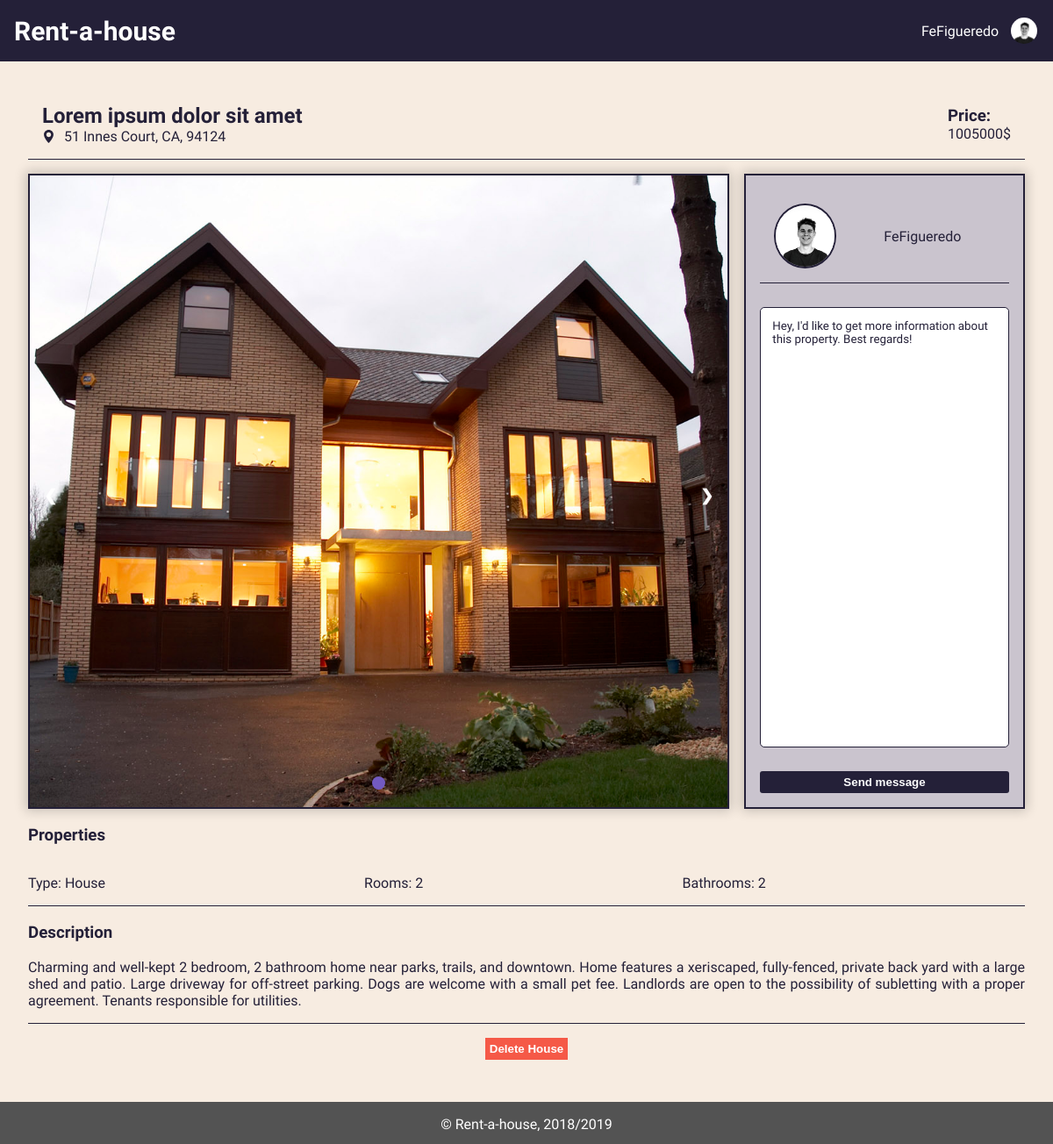
The app's page /pages/house.php?id=4 (signed in) with its own data.
### tables this page shows
CREATE TABLE house (
  id INTEGER PRIMARY KEY AUTOINCREMENT,
  type VARCHAR,
  room INTEGER,
  bathroom INTEGER,
  price DOUBLE,
  published DATE,
  address VARCHAR, 
  location VARCHAR,
  state VARCHAR,
  postCode VARCHAR,  
  description VARCHAR,
  title VARCHAR,
  owner VARCHAR REFERENCES user
);

CREATE TABLE houseimages (
  id INTEGER PRIMARY KEY AUTOINCREMENT,
  houseID integer REFERENCES house,
  image VARCHAR
);

CREATE TABLE user (
  username VARCHAR PRIMARY KEY,
  email VARCHAR UNIQUE,
  password VARCHAR,
  name VARCHAR,
  phoneNumber VARCHAR UNIQUE,
  image VARCHAR
);

### database/db_utils.php (called while the page is built, shortened)
<?php
    include_once('connection.php');
    function getUserUsername($username){
        global $db;
        $stmt = $db->prepare("SELECT * FROM user WHERE username='".$username."'");
        $stmt->execute();
        $aux = $stmt->fetch();
        return $aux;
    }
    function getHouse($id){
        global $db;
        $stmt = $db->prepare("SELECT * FROM house WHERE id='".$id."'");
        $stmt->execute();
        $aux = $stmt->fetch();
        return $aux;
    }
    function getHouseImages($houseID){
        global $db;
        $stmt = $db->prepare("SELECT * FROM houseimages  WHERE houseID = '".$houseID."'");
        $stmt->execute();
        $aux = $stmt->fetchAll();
        return $aux;
    }
?>

### pages/house.php (the view, shortened to what this page needs)
<?php
    include_once('../templates/templates.php');
    include_once('../database/db_utils.php');
    if(isset($_GET['id'])){
        $id = $_GET['id'];
        $house = getHouse($id);
        $owner = getUserUsername($house['owner']);
        $images = getHouseImages($id);
        if($house){
?>
        <article class="house-body">
            <div id="house-header">
                <div id="house-title">
                    <h2><?=$house["title"]?></h2>
                    <div id="house-location">
                        <p><?=$house["address"].", ".$house["state"].", ".$house["postCode"]?></p>
                    </div>
                </div>
                <div id="house-value">
                    <h3>Price:</h3>
                    <p><?=$house["price"]?>$</p>
                </div>
            </div>
            <section id="house-image-contact">
                <div class="slideshow-container">
                    <?php for($i = 0; $i < count($images); $i++) { ?>
                        <div class="mySlides fade">
                            <img class="slide-image" src="../images/houses/<?=$images[$i]['image']?>">
                        </div>
                    <?php } ?>
                    <a class="prev" onclick="plusSlides(-1)">&#10094;</a>
                    <a class="next" onclick="plusSlides(1)">&#10095;</a>
                    <div class="dots-container">
                        <?php for($i = 1; $i <= count($images); $i++) { ?>
                            <span class="dot" onclick="currentSlide(<?=$i?>)"></span>
                        <?php } ?>
                    </div>
                </div>
                <div id="house-contact-owner">
                    <div id="owner-info">
                        <img src="../images/users/<?=$owner['image']?>" alt="OwnerImg">
                        <a><?=$owner['username']?></a>
                    </div>
                    <form method="post" onsubmit="sendMessage()">
                        <textarea id="msg" name="msg" cols="auto" rows="auto" value="Hey, I'd like to get more information about this property. Best regards!">Hey, I'd like to get more information about this property. Best regards!</textarea>
                        <input type="submit" name="send-message" value="Send message">
                    </form>
                </div>
            </section>
            <div id="house-info">
                <div id="house-properties-wrapper">
                    <h3>Properties</h3>
                    <div id="house-properties">
                        <p>Type: <?=$house["type"]?></p>
                        <p>Rooms: <?=$house["room"]?></p>
                        <p>Bathrooms: <?=$house["bathroom"]?></p>
                    </div>
                </div>
                <div id="house-description">
                    <h3>Description</h3>
                    <p><?=$house["description"]?></p>
                </div>
            </div>
            <?php if(isset($_SESSION['username']) && $_SESSION['username'] == $owner['username']){ ?>
            <form action="../actions/deletehouse_action.php" method="post">
                <input class="delete-btn" type="submit" name="submit-delete" value="Delete House">
            </form>
            <?php } ?>
        </article>
<?php
        }
        else{
            header('Location: home.php');
        }
    }
    else{
        header('Location: home.php');
    }
?>

### css/style.css (style rules this page uses)
:root { --main-color-1: #242038; --main-color-2: #725AC1; --main-color-3: #8D86C9; --main-color-4: #CAC4CE; --main-color-5: #F7ECE1; --main-color-6: white; --main-color-7: rgba(0,0,0,.2); --main-color-8: black; --main-color-9: rgb(83, 83, 83); --error: rgb(245, 89, 71); --success: rgb(75,181,67); }
html { margin: 0; padding: 0; width: 100%; }
body { display: flex; flex-direction: column; font-family: 'Exo 2', sans-serif; background-color: var(--main-color-5); color: var(--main-color-1); margin: 0; padding: 0; min-height: 100vh; width: 100%; }
.house-body { flex: auto; padding: 2em; display: flex; flex-direction: column; }
#house-header { display: flex; flex-direction: row; border-bottom: 1px solid var(--main-color-1); margin-bottom: 1em; }
#house-title { padding: 1em; border-radius: 10px; margin: auto auto auto 0; float: right; }
#house-title h2 { margin: auto; color: var(--main-color-1) }
#house-title p { color: var(--main-color-1); margin: auto 0; }
#house-location { margin: auto; display: flex; flex-direction: row; vertical-align: middle; }
#house-location svg { fill: var(--main-color-1); width: 15px; margin-right: 10px; }
#house-value { padding: 1em; border-radius: 10%; margin: auto 0 auto auto; float: left; }
#house-value h3 { margin: auto; color: var(--main-color-1); }
#house-value p { margin: auto; color: var(--main-color-1); }
#house-image-contact { display: flex; flex-direction: row; }
.slideshow-container { border: 2px solid var(--main-color-1); margin: auto auto auto 0; float: left; width: 70%; height: 45em; box-shadow: 0 0 0.8rem 0.2rem var(--main-color-7); margin-right: 1em; position: relative; }
.mySlides { display: none; }
.slide-image { width: 100%; height: 45em; object-fit: cover; vertical-align: middle; }
.prev, .next { cursor: pointer; position: absolute; top: 50%; width: auto; margin-top: -22px; padding: 16px; color: var(--main-color-6); font-weight: bold; font-size: 18px; transition: 0.6s ease; border-radius: 0 3px 3px 0; user-select: none; }
.next { right: 0; border-radius: 3px 0 0 3px; }
.dots-container { text-align: center; position: absolute; bottom: 0; left: 0; right: 0; margin: 1em; }
.dot { cursor: pointer; height: 15px; width: 15px; margin: 0 2px; background-color: var(--main-color-3); border-radius: 50%; display: inline-block; transition: background-color 0.5s ease; }
.active, .dot:hover { background-color: var(--main-color-2); }
.fade { -webkit-animation-name: fade; -webkit-animation-duration: 0.5s; animation-name: fade; animation-duration: 0.5s; }
#house-contact-owner { border: 2px solid var(--main-color-1); float: right; margin: 0 0 0 auto; display: flex; flex-direction: column; background-color: var(--main-color-4); width: 25%; padding: 1em; box-shadow: 0 0 0.8rem 0.2rem var(--main-color-7); }
#owner-info { display: flex; flex-direction: row; padding: 1em; border-bottom: 1px solid var(--main-color-1); }
#owner-info img { border: 2px solid var(--main-color-1); vertical-align: middle; object-fit: cover; object-position: center; border-radius: 50%; width: 70px; height: 70px; margin-right: 1em; }
#owner-info a { width: 80%; text-align: center; margin: auto 0; }
#house-contact-owner form { display: flex; flex-direction: column; flex: auto; }
#house-contact-owner form textarea { border: 1px solid var(--main-color-1); font-family: 'Exo 2', sans-serif; border-radius: 5px; color: var(--main-color-1); padding: 1em; margin-top: 2em; resize: none; flex: auto; }
#house-contact-owner form :nth-child(3) { background-color: var(--main-color-1); border-radius: 3px; display: inline-block; cursor: pointer; color: var(--main-color-6); font-weight: bold; text-decoration: none; border: none; margin-top: 2em; padding: 5px; transition: background-color 0.5s; }
#house-properties-wrapper { border-bottom: 1px solid var(--main-color-1); }
#house-properties { display: flex; flex-direction: row; }
#house-properties p { flex: auto; }
#house-description { text-align: justify; border-bottom: 1px solid var(--main-color-1); }
.house-body>form { text-align: center; margin: 1em; }
.house-body>form input { text-align: center; min-width: 80px; }
.delete-btn { background-color: var(--error); display: inline-block; cursor: pointer; color: var(--main-color-6); font-weight: bold; padding: 5px; text-decoration: none; border: none; transition: background-color 0.5s; position: relative; }

### records on screen
house: title "Lorem ipsum dolor sit amet", address "51 Innes Court", state "CA", postCode "94124", price "1005000", type "House", room "2", bathroom "2", description "Charming and well-kept 2 bedroom, 2 bathroom home near parks, trails, and downtown. Home features a xeriscaped, fully-fenced, private back yard with a large shed and patio. Large driveway for off-street parking. Dogs are welcome with a small pet fee. Landlords are open to the possibility of subletting with a proper agreement. Tenants responsible for utilities."
houseimages: image (picture)
user: image (picture), username "FeFigueredo"

### other values on screen
$_SESSION['username'] "FeFigueredo"
